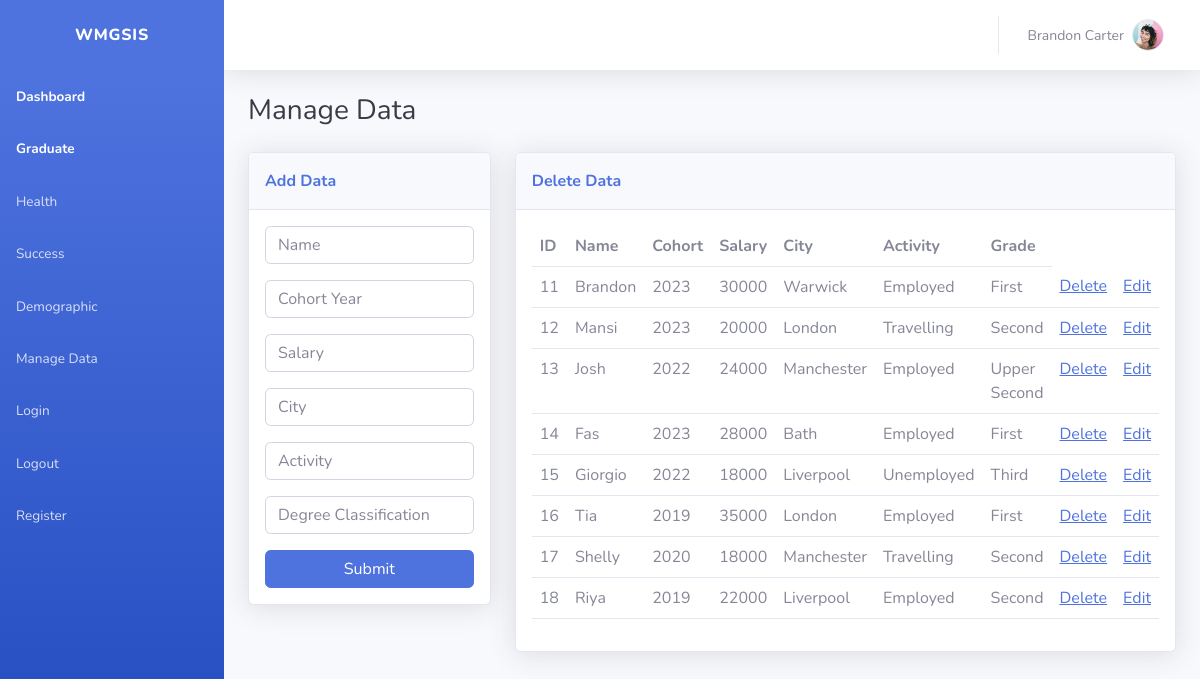
The page /manage/ on the database as committed earlier.
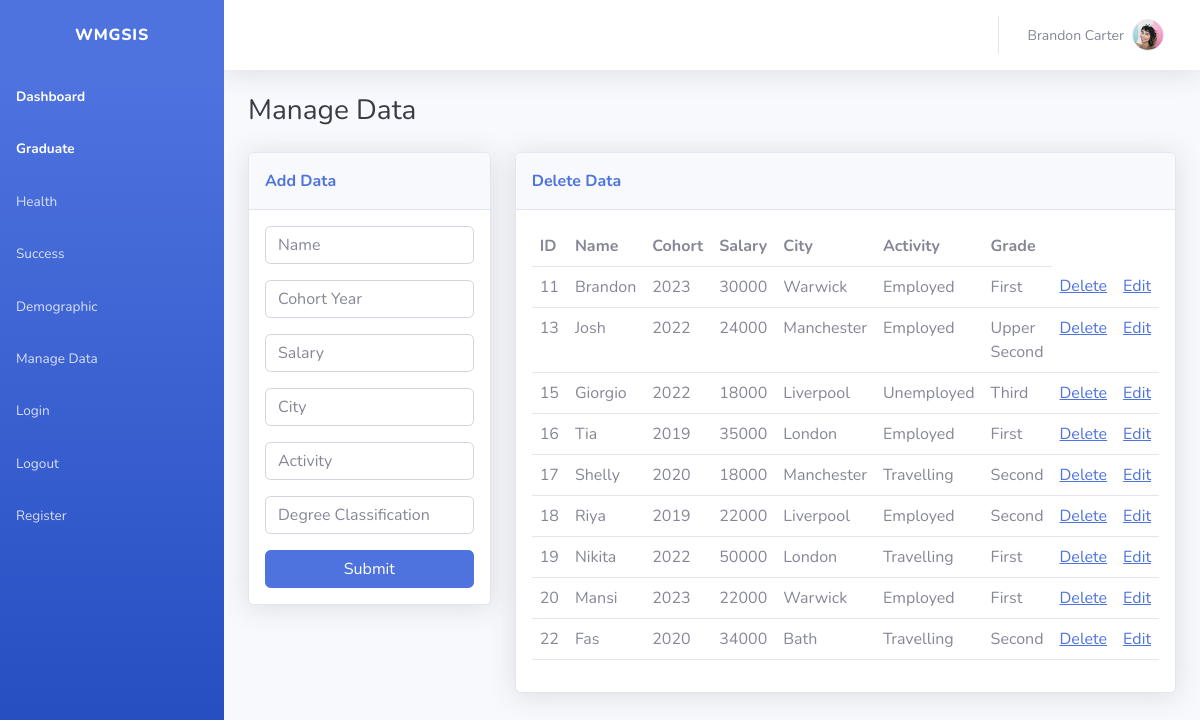
The same page on the database as committed later.
### wmgsis/models.py (models this page shows)
class Graduate(models.Model):
    graduate_name = models.CharField(max_length=20)
    cohort = models.CharField(max_length=20)
    salary = models.IntegerField()
    city = models.CharField(max_length=20)
    activity = models.CharField(max_length=20)
    degree_classifcation = models.CharField(max_length=20)

### wmgsis/views.py (the view)
# urls.py: path("manage/", views.manage, name="manage"),
def manage(request):
    graduate_list = Graduate.objects.all()
    submitted = False
    if request.method == "POST":
        form = GraduateForm(request.POST)
        print(request)
        if form.is_valid():
            form.save()
            return HttpResponseRedirect('/manage?submitted=True')
    else:
        form = GraduateForm
        if 'submmitted' in request.GET:
            submitted = True
    context = { "form":form, 'submitted':submitted, "graduate_list": graduate_list}
    return render(request, "manage.html", context)

### templates/manage.html (shortened to what this page needs)
<!DOCTYPE html>
<html lang="en">
<head>
    <link rel="stylesheet" href="../static/bootstrap.min.css">
    <link rel="stylesheet" href="../static/fonts/fontawesome-all.min.css">
</head>
<body id="page-top">
    <div id="wrapper">
        <nav class="navbar navbar-dark align-items-start sidebar sidebar-dark accordion bg-gradient-primary p-0">
            <div class="container-fluid d-flex flex-column p-0"><a
                    class="navbar-brand d-flex justify-content-center align-items-center sidebar-brand m-0" href="#">
                    <div class="sidebar-brand-text mx-3"><span>WMGSIS</span></div>
                </a>
                <ul class="navbar-nav text-light" id="accordionSidebar">
                    <li class="nav-item"><a class="nav-link active" href="{% url 'index' %}"><span>Dashboard</span></a>
                    </li>
                    <li class="nav-item"><a class="nav-link active" href="{% url 'index' %}"><span>Graduate</span></a>
                    </li>
                    <li class="nav-item"><a class="nav-link" href="{% url 'health' %}"><span>Health</span></a></li>
                    <li class="nav-item"><a class="nav-link" href="{% url 'success' %}"><span>Success</span></a></li>
                    <li class="nav-item"><a class="nav-link" href="{% url 'demographic' %}"><span>Demographic</span></a>
                    </li>
                    <li class="nav-item"><a class="nav-link" href="{% url 'manage' %}"><span>Manage Data</span></a></li>
                    <li class="nav-item"><a class="nav-link" href="{% url 'login' %}"><span>Login</span></a></li>
                    <li class="nav-item"><a class="nav-link" href="{% url 'login' %}"><span>Logout</span></a></li>
                    <li class="nav-item"><a class="nav-link" href="{% url 'register' %}"><span>Register</span></a></li>
                </ul>
            </div>
        </nav>
        <div class="d-flex flex-column" id="content-wrapper">
            <div id="content">
                <nav class="navbar navbar-light navbar-expand bg-white shadow mb-4 topbar static-top">
                    <div class="container-fluid">
                        <ul class="navbar-nav flex-nowrap ms-auto">
                            <li class="nav-item dropdown no-arrow">
                                <div class="nav-item dropdown no-arrow"><a class="dropdown-toggle nav-link"
                                        aria-expanded="false" data-bs-toggle="dropdown" href="#"><span
                                            class="d-none d-lg-inline me-2 text-gray-600 small">Brandon
                                            Carter</span><img class="border rounded-circle img-profile"
                                            src="../assets/img/avatars/avatar1.jpeg"></a>
                                </div>
                            </li>
                        </ul>
                    </div>
                </nav>
                <div class="container-fluid">
                    <h3 class="text-dark mb-4">Manage Data</h3>
                    <div class="row mb-3">
                        <div class="col-lg-12">
                            <div class="row">
                                <div class="col">
                                    <div class="card shadow mb-3">
                                        <div class="card-header py-3">
                                            <p class="text-primary m-0 fw-bold">Add Data</p>
                                        </div>
                                        <div class="card-body">
                                            {% if submitted %}
                                            Data has been submitted succesfully
                                            {% else %}
                                            <form action="{% url 'manage' %}" method="POST">
                                                {{form.as_p}}
                                                <div class="row">
                                                    <div class="col">
                                                        <input type="submit" value="Submit"
                                                            class="btn btn-primary d-block w-100">
                                                    </div>
                                                </div>
                                            </form>
                                            {% endif %}
                                        </div>
                                    </div>
                                </div>
                                <div class="col">
                                    <div class="card shadow mb-3">
                                        <div class="card-header py-3">
                                            <p class="text-primary m-0 fw-bold">Delete Data</p>
                                        </div>
                                        <div class="card-body">
                                            <table class="table">
                                                <tr>
                                                    <th> ID </th>
                                                    <th> Name </th>
                                                    <th> Cohort </th>
                                                    <th> Salary </th>
                                                    <th> City </th>
                                                    <th> Activity </th>
                                                    <th> Grade </th>
                                                </tr>
                                                {% for graduate in graduate_list %}
                                                <tr>
                                                    <td>{{ graduate.id }} </td>
                                                    <td>{{ graduate.graduate_name }} </td>
                                                    <td>{{ graduate.cohort }} </td>
                                                    <td>{{ graduate.salary }} </td>
                                                    <td>{{ graduate.city }} </td>
                                                    <td>{{ graduate.activity }} </td>
                                                    <td>{{ graduate.degree_classifcation }} </td>
                                                    <td><a href=" {% url 'delete_graduate' graduate.id %}">Delete</a></td>
                                                    <td><a href=" {% url 'manage' %}">Edit</a></td>
                                                </tr>
                                                {% endfor %}
                                        </div>
                                    </div>
                                </div>
                            </div>
                        </div>
                    </div>
                </div>
            </div>
        </div>
    </div>
</body>
</html>

Rows that differ between the two databases and show on the page:
removed Graduate: id "12", graduate_name "Mansi", cohort "2023", salary "20000", city "London", activity "Travelling", degree_classifcation "Second"
removed Graduate: id "14", graduate_name "Fas", cohort "2023", salary "28000", city "Bath", activity "Employed", degree_classifcation "First"
added Graduate: id "19", graduate_name "Nikita", cohort "2022", salary "50000", city "London", activity "Travelling", degree_classifcation "First"
added Graduate: id "20", graduate_name "Mansi", cohort "2023", salary "22000", city "Warwick", activity "Employed", degree_classifcation "First"
added Graduate: id "22", graduate_name "Fas", cohort "2020", salary "34000", city "Bath", activity "Travelling", degree_classifcation "Second"
